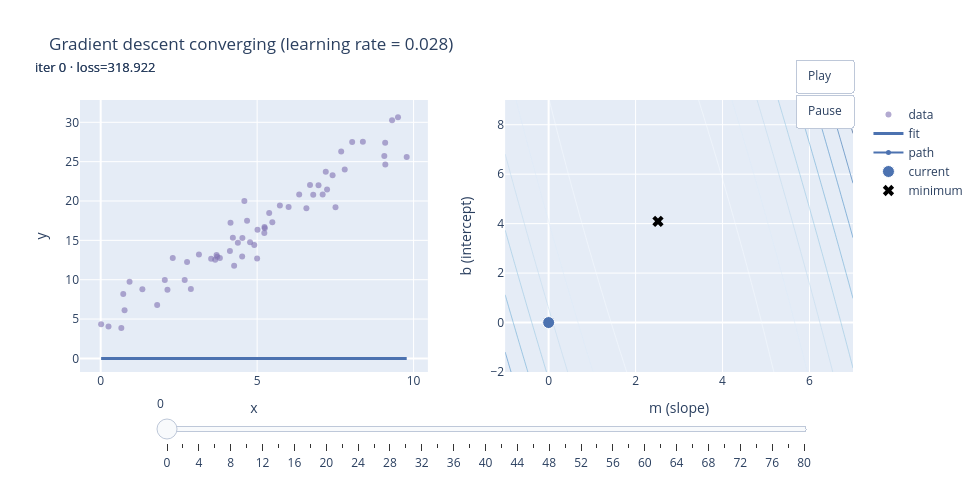

Notebook cell for this chart:
### Markdown cell above
## 2. Watching Gradient Descent Converge

The animation below runs batch gradient descent - the exact update rule from Session 1,
using the *entire* dataset's gradient at every step - and replays it frame by frame. **Left:**
the fitted line rotating and shifting into place over the scatter of real data. **Right:** the
same journey shown as a path crawling across the loss-surface contour toward the black ×.
Press **Play**, or drag the slider yourself.

The mechanism connecting the two panels is the whole point of this notebook: each step nudges
$(m, b)$ a little further downhill on the *right*, and that exact same nudge is what rotates
and shifts the line on the *left*. They are two views of one single update.

### Code cell
def run_gd(lr, n_iter, m0=0.0, b0=0.0, cap=1e6):
    '''Batch gradient descent. Stops early if the loss blows up (diverges).'''
    m, b = m0, b0
    hist = [(m, b, loss(m, b))]
    for _ in range(n_iter):
        gm, gb = grad(m, b)
        m -= lr * gm
        b -= lr * gb
        l = loss(m, b)
        hist.append((m, b, l))
        if not np.isfinite(l) or l > cap:
            break
    return hist


def make_convergence_figure(hist, title, line_color):
    '''An animated (Play button + slider) figure: fitted line (left) + loss-surface path (right).'''
    frames = []
    step = max(1, len(hist) // 40)
    idxs = list(range(0, len(hist), step))
    if idxs[-1] != len(hist) - 1:
        idxs.append(len(hist) - 1)

    for k in idxs:
        m_k, b_k, l_k = hist[k]
        path_m = [h[0] for h in hist[: k + 1]]
        path_b = [h[1] for h in hist[: k + 1]]
        frames.append(go.Frame(
            name=str(k),
            data=[
                go.Scatter(x=x_line, y=m_k * x_line + b_k),
                go.Scatter(x=path_m, y=path_b),
                go.Scatter(x=[m_k], y=[b_k]),
            ],
            traces=[1, 2, 3],
            layout=go.Layout(annotations=[dict(
                text=f"iter {k} · loss={l_k:.3f}", x=0.02, y=1.08,
                xref="paper", yref="paper", showarrow=False, font=dict(size=13),
            )]),
        ))

    m0, b0, l0 = hist[0]
    fig = make_subplots(rows=1, cols=2, subplot_titles=("Best-fit line", "Loss surface (contour) + path"))
    fig.add_trace(go.Scatter(x=x, y=y, mode="markers", marker=dict(color=PURPLE, size=6, opacity=0.6), name="data"), row=1, col=1)
    fig.add_trace(go.Scatter(x=x_line, y=m0 * x_line + b0, mode="lines", line=dict(color=line_color, width=3), name="fit"), row=1, col=1)
    fig.add_trace(go.Contour(x=m_grid, y=b_grid, z=Z, colorscale="Blues", showscale=False, contours=dict(coloring="lines"), name="loss surface"), row=1, col=2)
    fig.add_trace(go.Scatter(x=[m0], y=[b0], mode="lines+markers", line=dict(color=line_color, width=2), marker=dict(size=5), name="path"), row=1, col=2)
    fig.add_trace(go.Scatter(x=[m0], y=[b0], mode="markers", marker=dict(color=line_color, size=12, line=dict(color="white", width=1)), name="current"), row=1, col=2)
    fig.add_trace(go.Scatter(x=[m_star], y=[b_star], mode="markers", marker=dict(color="black", size=10, symbol="x"), name="minimum"), row=1, col=2)

    fig.frames = frames
    fig.update_layout(
        title=title, height=480, width=980,
        annotations=[dict(text=f"iter 0 · loss={l0:.3f}", x=0.02, y=1.08, xref="paper", yref="paper", showarrow=False, font=dict(size=13))],
        updatemenus=[dict(type="buttons", showactive=False, y=1.15, x=1.0, xanchor="right", buttons=[
            dict(label="Play", method="animate", args=[None, dict(frame=dict(duration=120, redraw=True), fromcurrent=True)]),
            dict(label="Pause", method="animate", args=[[None], dict(frame=dict(duration=0, redraw=False), mode="immediate")]),
        ])],
        sliders=[dict(steps=[dict(method="animate", args=[[str(k)], dict(mode="immediate", frame=dict(duration=0, redraw=True))], label=str(k)) for k in idxs], x=0.1, len=0.85)],
    )
    fig.update_xaxes(title_text="x", row=1, col=1)
    fig.update_yaxes(title_text="y", row=1, col=1)
    fig.update_xaxes(title_text="m (slope)", range=[m_grid[0], m_grid[-1]], row=1, col=2)
    fig.update_yaxes(title_text="b (intercept)", range=[b_grid[0], b_grid[-1]], row=1, col=2)
    return fig


GOOD_LR = 0.028
hist_good = run_gd(GOOD_LR, 80)
fig_good = make_convergence_figure(hist_good, f"Gradient descent converging (learning rate = {GOOD_LR})", BLUE)
fig_good.show()

### Figure 1 — Plotly figure (JSON) as saved in the notebook; plotly's stock layout.template omitted (floating-point values rounded to 4 significant figures; data arrays with more than 128 entries replaced by an {"elided": "..."} marker saying what was removed)
{"data": [{"marker": {"color": "#8172B2", "opacity": 0.6, "size": 6}, "mode": "markers", "name": "data", "type": "scatter", "x": [0.7631, 7.799, 4.384, 7.235, 9.78, 5.385, 5.011, 0.7205, 2.684, 4.999, 6.792, 8.037, 3.809, 0.6594, 2.881, 9.096, 2.134, 4.521, 9.312, 0.249, 6.005, 9.501, 2.303, 5.485, 9.091, 1.332, 5.234, 7.504, 6.69, 4.678, 2.048, 4.908, 3.724, 4.774, 3.659, 8.379, 7.686, 3.14, 5.726, 2.76, 4.528, 3.53, 6.574, 3.704, 4.591, 7.193, 4.13, 9.064, 1.805, 7.411, 4.224, 4.265, 6.344, 5.229, 4.149, 0.01427, 0.9226, 7.094, 5.243, 6.962], "xaxis": "x", "y": [6.111, 24.0, 14.7, 21.47, 25.58, 18.47, 16.34, 8.187, 9.973, 12.68, 20.78, 27.49, 12.76, 3.869, 8.816, 24.64, 8.734, 12.94, 30.28, 4.057, 19.23, 30.63, 12.76, 17.29, 27.39, 8.799, 16.7, 19.2, 22.03, 17.48, 9.952, 14.42, 12.92, 14.75, 12.55, 27.54, 26.28, 13.19, 19.41, 12.25, 15.3, 12.67, 19.09, 13.15, 20.0, 23.72, 13.64, 25.72, 6.782, 23.28, 15.34, 11.78, 20.83, 15.93, 17.23, 4.349, 9.742, 20.82, 16.53, 22.0], "yaxis": "y"}, {"line": {"color": "#4C72B0", "width": 3}, "mode": "lines", "name": "fit", "type": "scatter", "x": [0.01427, 9.78], "xaxis": "x", "y": [0.0, 0.0], "yaxis": "y"}, {"colorscale": [[0.0, "rgb(247,251,255)"], [0.125, "rgb(222,235,247)"], [0.25, "rgb(198,219,239)"], [0.375, "rgb(158,202,225)"], [0.5, "rgb(107,174,214)"], [0.625, "rgb(66,146,198)"], [0.75, "rgb(33,113,181)"], [0.875, "rgb(8,81,156)"], [1.0, "rgb(8,48,107)"]], "contours": {"coloring": "lines"}, "name": "loss surface", "showscale": false, "type": "contour", "x": [-1.0, -0.8987, -0.7975, -0.6962, -0.5949, -0.4937, -0.3924, -0.2911, -0.1899, -0.08861, 0.01266, 0.1139, 0.2152, 0.3165, 0.4177, 0.519, 0.6203, 0.7215, 0.8228, 0.9241, 1.025, 1.127, 1.228, 1.329, 1.43, 1.532, 1.633, 1.734, 1.835, 1.937, 2.038, 2.139, 2.241, 2.342, 2.443, 2.544, 2.646, 2.747, 2.848, 2.949, 3.051, 3.152, 3.253, 3.354, 3.456, 3.557, 3.658, 3.759, 3.861, 3.962, 4.063, 4.165, 4.266, 4.367, 4.468, 4.57, 4.671, 4.772, 4.873, 4.975, 5.076, 5.177, 5.278, 5.38, 5.481, 5.582, 5.684, 5.785, 5.886, 5.987, 6.089, 6.19, 6.291, 6.392, 6.494, 6.595, 6.696, 6.797, 6.899, 7.0], "xaxis": "x2", "y": [-2.0, -1.861, -1.722, -1.582, -1.443, -1.304, -1.165, -1.025, -0.8861, -0.7468, -0.6076, -0.4684, -0.3291, -0.1899, -0.05063, 0.08861, 0.2278, 0.3671, 0.5063, 0.6456, 0.7848, 0.9241, 1.063, 1.203, 1.342, 1.481, 1.62, 1.759, 1.899, 2.038, 2.177, 2.316, 2.456, 2.595, 2.734, 2.873, 3.013, 3.152, 3.291, 3.43, 3.57, 3.709, 3.848, 3.987, 4.127, 4.266, 4.405, 4.544, 4.684, 4.823, 4.962, 5.101, 5.241, 5.38, 5.519, 5.658, 5.797, 5.937, 6.076, 6.215, 6.354, 6.494, 6.633, 6.772, 6.911, 7.051, 7.19, 7.329, 7.468, 7.608, 7.747, 7.886, 8.025, 8.165, 8.304, 8.443, 8.582, 8.722, 8.861, 9.0], "yaxis": "y2", "z": {"elided": "80x80 float values"}}, {"line": {"color": "#4C72B0", "width": 2}, "marker": {"size": 5}, "mode": "lines+markers", "name": "path", "type": "scatter", "x": [0.0], "xaxis": "x2", "y": [0.0], "yaxis": "y2"}, {"marker": {"color": "#4C72B0", "line": {"color": "white", "width": 1}, "size": 12}, "mode": "markers", "name": "current", "type": "scatter", "x": [0.0], "xaxis": "x2", "y": [0.0], "yaxis": "y2"}, {"marker": {"color": "black", "size": 10, "symbol": "x"}, "mode": "markers", "name": "minimum", "type": "scatter", "x": [2.515], "xaxis": "x2", "y": [4.092], "yaxis": "y2"}], "layout": {"annotations": [{"font": {"size": 13}, "showarrow": false, "text": "iter 0 · loss=318.922", "x": 0.02, "xanchor": "center", "xref": "paper", "y": 1.08, "yanchor": "bottom", "yref": "paper"}, {"font": {"size": 13}, "showarrow": false, "text": "iter 0 · loss=318.922", "x": 0.02, "xanchor": "center", "xref": "paper", "y": 1.08, "yanchor": "bottom", "yref": "paper"}], "height": 480, "sliders": [{"len": 0.85, "steps": [{"args": [["0"], {"frame": {"duration": 0, "redraw": true}, "mode": "immediate"}], "label": "0", "method": "animate"}, {"args": [["2"], {"frame": {"duration": 0, "redraw": true}, "mode": "immediate"}], "label": "2", "method": "animate"}, {"args": [["4"], {"frame": {"duration": 0, "redraw": true}, "mode": "immediate"}], "label": "4", "method": "animate"}, {"args": [["6"], {"frame": {"duration": 0, "redraw": true}, "mode": "immediate"}], "label": "6", "method": "animate"}, {"args": [["8"], {"frame": {"duration": 0, "redraw": true}, "mode": "immediate"}], "label": "8", "method": "animate"}, {"args": [["10"], {"frame": {"duration": 0, "redraw": true}, "mode": "immediate"}], "label": "10", "method": "animate"}, {"args": [["12"], {"frame": {"duration": 0, "redraw": true}, "mode": "immediate"}], "label": "12", "method": "animate"}, {"args": [["14"], {"frame": {"duration": 0, "redraw": true}, "mode": "immediate"}], "label": "14", "method": "animate"}, {"args": [["16"], {"frame": {"duration": 0, "redraw": true}, "mode": "immediate"}], "label": "16", "method": "animate"}, {"args": [["18"], {"frame": {"duration": 0, "redraw": true}, "mode": "immediate"}], "label": "18", "method": "animate"}, {"args": [["20"], {"frame": {"duration": 0, "redraw": true}, "mode": "immediate"}], "label": "20", "method": "animate"}, {"args": [["22"], {"frame": {"duration": 0, "redraw": true}, "mode": "immediate"}], "label": "22", "method": "animate"}, {"args": [["24"], {"frame": {"duration": 0, "redraw": true}, "mode": "immediate"}], "label": "24", "method": "animate"}, {"args": [["26"], {"frame": {"duration": 0, "redraw": true}, "mode": "immediate"}], "label": "26", "method": "animate"}, {"args": [["28"], {"frame": {"duration": 0, "redraw": true}, "mode": "immediate"}], "label": "28", "method": "animate"}, {"args": [["30"], {"frame": {"duration": 0, "redraw": true}, "mode": "immediate"}], "label": "30", "method": "animate"}, {"args": [["32"], {"frame": {"duration": 0, "redraw": true}, "mode": "immediate"}], "label": "32", "method": "animate"}, {"args": [["34"], {"frame": {"duration": 0, "redraw": true}, "mode": "immediate"}], "label": "34", "method": "animate"}, {"args": [["36"], {"frame": {"duration": 0, "redraw": true}, "mode": "immediate"}], "label": "36", "method": "animate"}, {"args": [["38"], {"frame": {"duration": 0, "redraw": true}, "mode": "immediate"}], "label": "38", "method": "animate"}, {"args": [["40"], {"frame": {"duration": 0, "redraw": true}, "mode": "immediate"}], "label": "40", "method": "animate"}, {"args": [["42"], {"frame": {"duration": 0, "redraw": true}, "mode": "immediate"}], "label": "42", "method": "animate"}, {"args": [["44"], {"frame": {"duration": 0, "redraw": true}, "mode": "immediate"}], "label": "44", "method": "animate"}, {"args": [["46"], {"frame": {"duration": 0, "redraw": true}, "mode": "immediate"}], "label": "46", "method": "animate"}, {"args": [["48"], {"frame": {"duration": 0, "redraw": true}, "mode": "immediate"}], "label": "48", "method": "animate"}, {"args": [["50"], {"frame": {"duration": 0, "redraw": true}, "mode": "immediate"}], "label": "50", "method": "animate"}, {"args": [["52"], {"frame": {"duration": 0, "redraw": true}, "mode": "immediate"}], "label": "52", "method": "animate"}, {"args": [["54"], {"frame": {"duration": 0, "redraw": true}, "mode": "immediate"}], "label": "54", "method": "animate"}, {"args": [["56"], {"frame": {"duration": 0, "redraw": true}, "mode": "immediate"}], "label": "56", "method": "animate"}, {"args": [["58"], {"frame": {"duration": 0, "redraw": true}, "mode": "immediate"}], "label": "58", "method": "animate"}, {"args": [["60"], {"frame": {"duration": 0, "redraw": true}, "mode": "immediate"}], "label": "60", "method": "animate"}, {"args": [["62"], {"frame": {"duration": 0, "redraw": true}, "mode": "immediate"}], "label": "62", "method": "animate"}, {"args": [["64"], {"frame": {"duration": 0, "redraw": true}, "mode": "immediate"}], "label": "64", "method": "animate"}, {"args": [["66"], {"frame": {"duration": 0, "redraw": true}, "mode": "immediate"}], "label": "66", "method": "animate"}, {"args": [["68"], {"frame": {"duration": 0, "redraw": true}, "mode": "immediate"}], "label": "68", "method": "animate"}, {"args": [["70"], {"frame": {"duration": 0, "redraw": true}, "mode": "immediate"}], "label": "70", "method": "animate"}, {"args": [["72"], {"frame": {"duration": 0, "redraw": true}, "mode": "immediate"}], "label": "72", "method": "animate"}, {"args": [["74"], {"frame": {"duration": 0, "redraw": true}, "mode": "immediate"}], "label": "74", "method": "animate"}, {"args": [["76"], {"frame": {"duration": 0, "redraw": true}, "mode": "immediate"}], "label": "76", "method": "animate"}, {"args": [["78"], {"frame": {"duration": 0, "redraw": true}, "mode": "immediate"}], "label": "78", "method": "animate"}, {"args": [["80"], {"frame": {"duration": 0, "redraw": true}, "mode": "immediate"}], "label": "80", "method": "animate"}], "x": 0.1}], "title": {"text": "Gradient descent converging (learning rate = 0.028)"}, "updatemenus": [{"buttons": [{"args": [null, {"frame": {"duration": 120, "redraw": true}, "fromcurrent": true}], "label": "Play", "method": "animate"}, {"args": [[null], {"frame": {"duration": 0, "redraw": false}, "mode": "immediate"}], "label": "Pause", "method": "animate"}], "showactive": false, "type": "buttons", "x": 1.0, "xanchor": "right", "y": 1.15}], "width": 980, "xaxis": {"anchor": "y", "domain": [0.0, 0.45], "title": {"text": "x"}}, "xaxis2": {"anchor": "y2", "domain": [0.55, 1.0], "range": [-1.0, 7.0], "title": {"text": "m (slope)"}}, "yaxis": {"anchor": "x", "domain": [0.0, 1.0], "title": {"text": "y"}}, "yaxis2": {"anchor": "x2", "domain": [0.0, 1.0], "range": [-2.0, 9.0], "title": {"text": "b (intercept)"}}}}
